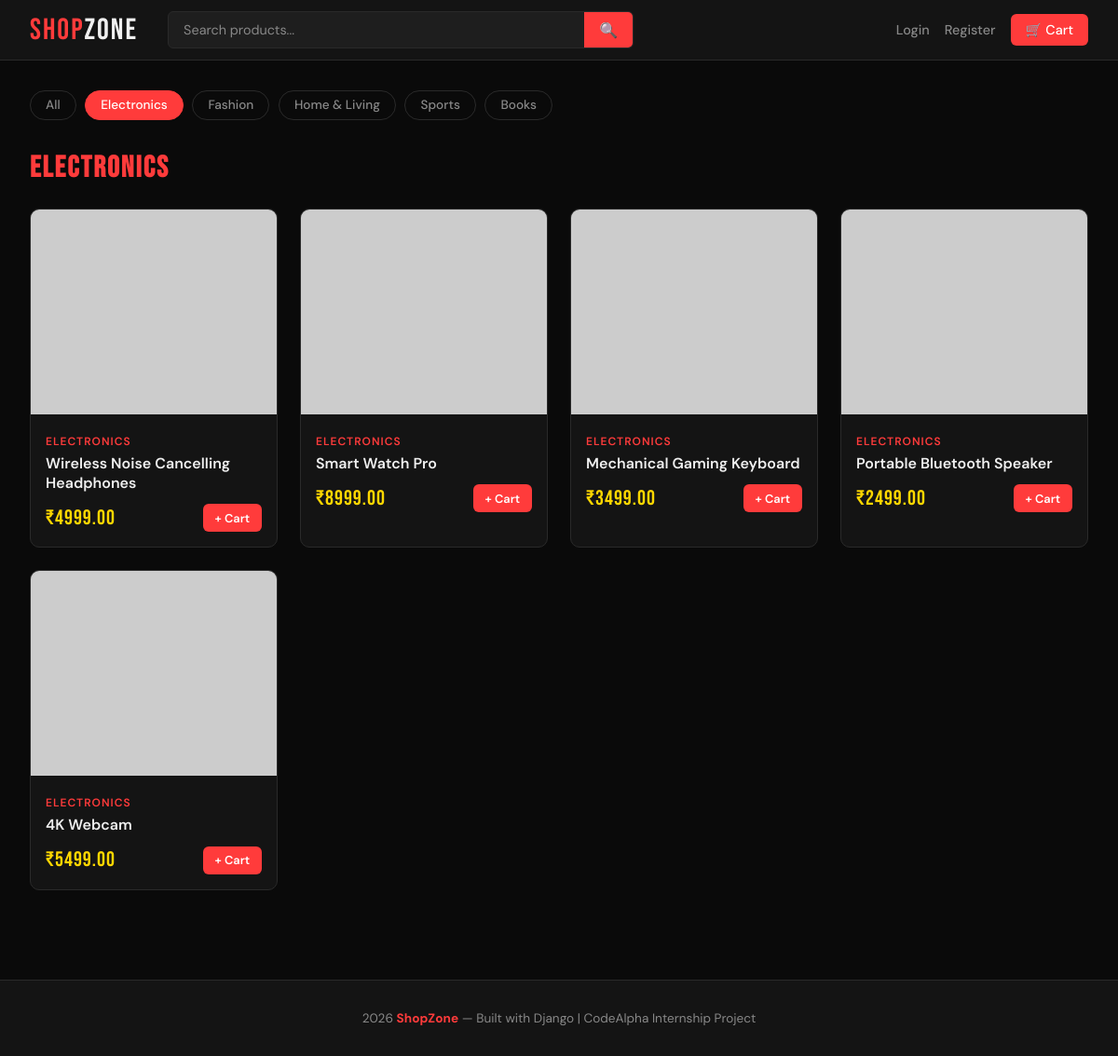
The page /?category=electronics on the database its author committed.
### store/models.py (models this page shows, shortened)
class Category(models.Model):
    name = models.CharField(max_length=100)
    slug = models.SlugField(unique=True)
    class Meta:
        verbose_name_plural = "Categories"

class Product(models.Model):
    name = models.CharField(max_length=200)
    category = models.ForeignKey(Category, on_delete=models.CASCADE, related_name='products')
    description = models.TextField()
    price = models.DecimalField(max_digits=10, decimal_places=2)
    image_url = models.URLField(max_length=500, blank=True, default='')
    stock = models.PositiveIntegerField(default=10)
    created_at = models.DateTimeField(auto_now_add=True)
    is_featured = models.BooleanField(default=False)

### store/views.py (the view)
# urls.py: path('', views.home, name='home'),
def home(request):
    products = Product.objects.all()
    categories = Category.objects.all()
    featured = Product.objects.filter(is_featured=True)[:4]
    category_slug = request.GET.get('category')
    search_query = request.GET.get('search', '')
    if category_slug:
        products = products.filter(category__slug=category_slug)
    if search_query:
        products = products.filter(name__icontains=search_query)
    return render(request, 'store/home.html', {
        'products': products,
        'categories': categories,
        'featured': featured,
        'search_query': search_query,
        'active_category': category_slug,
    })

### store/templates/store/home.html (shortened to what this page needs)
{% extends 'store/base.html' %}
{% block content %}
<div class="category-pills" id="products">
    <a href="/" class="category-pill {% if not active_category %}active{% endif %}">All</a>
    {% for cat in categories %}
        <a href="/?category={{ cat.slug }}" class="category-pill {% if active_category == cat.slug %}active{% endif %}">
            {{ cat.name }}
        </a>
    {% endfor %}
</div>
<h2 class="section-heading">
    {% if search_query %}
        SEARCH: <span>"{{ search_query }}"</span>
    {% elif active_category %}
        <span>{{ active_category|upper }}</span>
    {% else %}
        ALL <span>PRODUCTS</span>
    {% endif %}
</h2>
{% if products %}
    <div class="products-grid">
        {% for product in products %}
        <div class="product-card">
            <a href="/product/{{ product.pk }}/">
                <img src="{{ product.image_url }}" alt="{{ product.name }}"
                     onerror="this.src='https://via.placeholder.com/400x300/1E1E1E/FF3B3B?text={{ product.name|urlencode }}'">
            </a>
            <div class="product-card-body">
                <div class="product-card-category">{{ product.category.name }}</div>
                <a href="/product/{{ product.pk }}/" class="product-card-name">{{ product.name }}</a>
                <div class="product-card-footer">
                    <div class="product-card-price">₹{{ product.price }}</div>
                    <form method="POST" action="/cart/add/{{ product.pk }}/">
                        <button type="submit" class="btn btn-primary" style="padding:0.4rem 0.8rem;font-size:0.8rem;">
                            + Cart
                        </button>
                    </form>
                </div>
            </div>
        </div>
        {% endfor %}
    </div>
{% else %}
    <div style="text-align:center;padding:4rem;color:var(--muted);">
        <div style="font-size:3rem;margin-bottom:1rem;">🔍</div>
        <p>No products found. <a href="/" style="color:var(--primary);">Clear filters</a></p>
    </div>
{% endif %}
{% endblock %}

### store/templates/store/base.html (style rules this page uses)
*, *::before, *::after { margin: 0; padding: 0; box-sizing: border-box; }
:root { --primary: #FF3B3B; --primary-dark: #CC0000; --bg: #0A0A0A; --surface: #141414; --surface2: #1E1E1E; --border: #2A2A2A; --text: #F0F0F0; --muted: #888; --accent: #FFD700; }
body { font-family: 'DM Sans', sans-serif; background: var(--bg); color: var(--text); min-height: 100vh; }
.btn { display: inline-flex; align-items: center; gap: 0.4rem; padding: 0.6rem 1.2rem; border-radius: 6px; font-family: 'DM Sans', sans-serif; font-size: 0.9rem; font-weight: 600; cursor: pointer; border: none; text-decoration: none; transition: all 0.2s; }
.btn-primary { background: var(--primary); color: white; }
.products-grid { display: grid; grid-template-columns: repeat(auto-fill, minmax(240px, 1fr)); gap: 1.5rem; }
.product-card { background: var(--surface); border: 1px solid var(--border); border-radius: 10px; overflow: hidden; transition: transform 0.2s, border-color 0.2s; }
.product-card img { width: 100%; height: 220px; object-fit: cover; }
.product-card-body { padding: 1rem; }
.product-card-category { font-size: 0.75rem; color: var(--primary); text-transform: uppercase; letter-spacing: 1px; font-weight: 600; }
.product-card-name { font-size: 1rem; font-weight: 600; margin: 0.3rem 0; color: var(--text); text-decoration: none; display: block; }
.product-card-price { font-family: 'Bebas Neue', sans-serif; font-size: 1.4rem; color: var(--accent); letter-spacing: 1px; }
.product-card-footer { display: flex; align-items: center; justify-content: space-between; margin-top: 0.8rem; }
.section-heading { font-family: 'Bebas Neue', sans-serif; font-size: 2rem; letter-spacing: 2px; color: var(--text); margin-bottom: 1.5rem; }
.section-heading span { color: var(--primary); }
.category-pills { display: flex; gap: 0.6rem; flex-wrap: wrap; margin-bottom: 2rem; }
.category-pill { padding: 0.4rem 1rem; border-radius: 20px; font-size: 0.85rem; font-weight: 500; cursor: pointer; text-decoration: none; border: 1px solid var(--border); color: var(--muted); transition: all 0.2s; }
.category-pill:hover, .category-pill.active { background: var(--primary); border-color: var(--primary); color: white; }

### rows shown on the page
Category: name "Electronics"
Category: name "Fashion"
Category: name "Home & Living"
Category: name "Sports"
Category: name "Books"
Product: category.name "ELECTRONICS", name "Wireless Noise Cancelling Headphones", price "4999.00"
Product: category.name "ELECTRONICS", name "Smart Watch Pro", price "8999.00"
Product: category.name "ELECTRONICS", name "Mechanical Gaming Keyboard", price "3499.00"
Product: category.name "ELECTRONICS", name "Portable Bluetooth Speaker", price "2499.00"
Product: category.name "ELECTRONICS", name "4K Webcam", price "5499.00"

### other values the page prints
{{ active_category|upper }} "ELECTRONICS"
